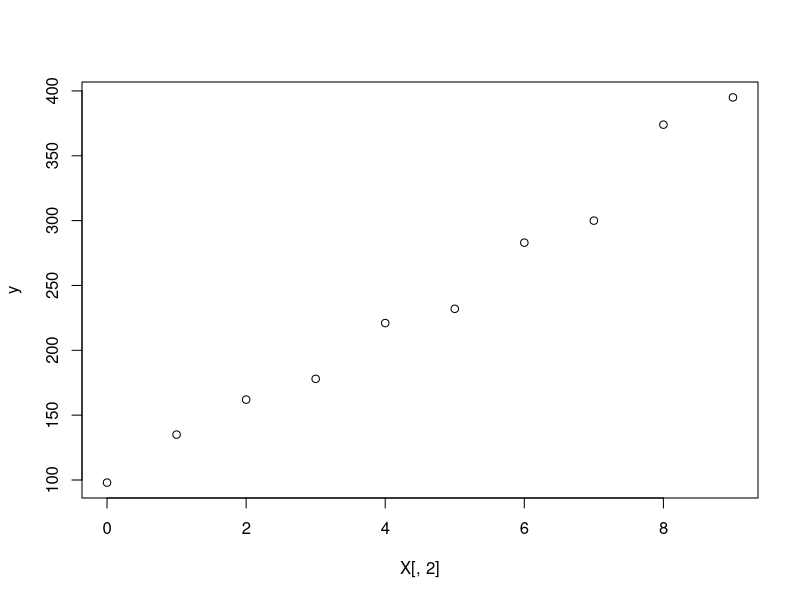
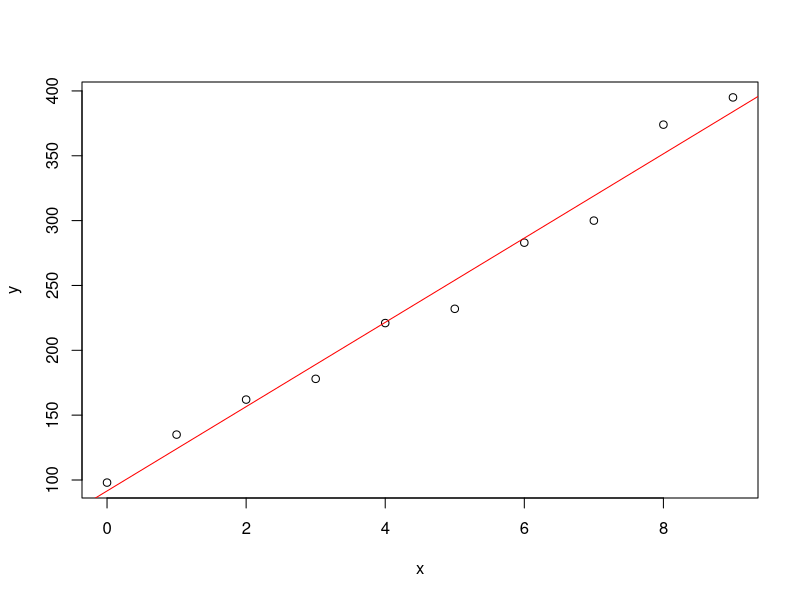
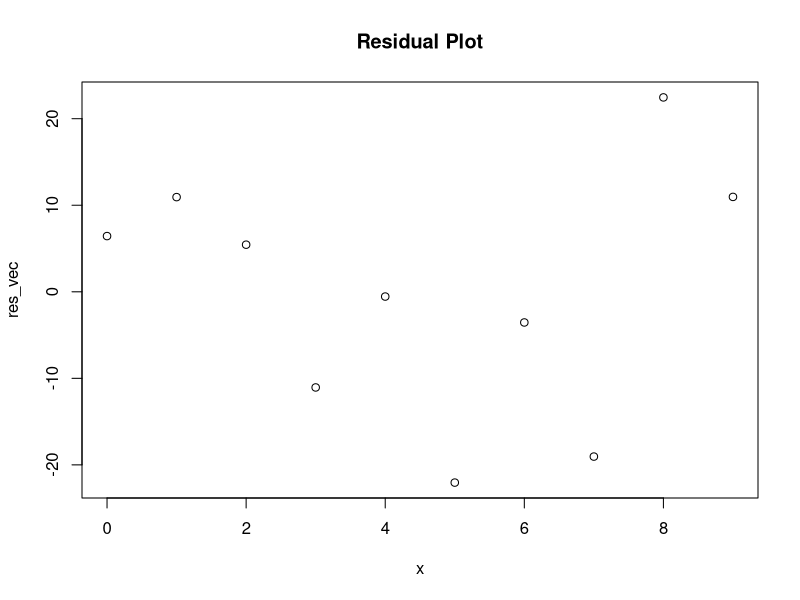
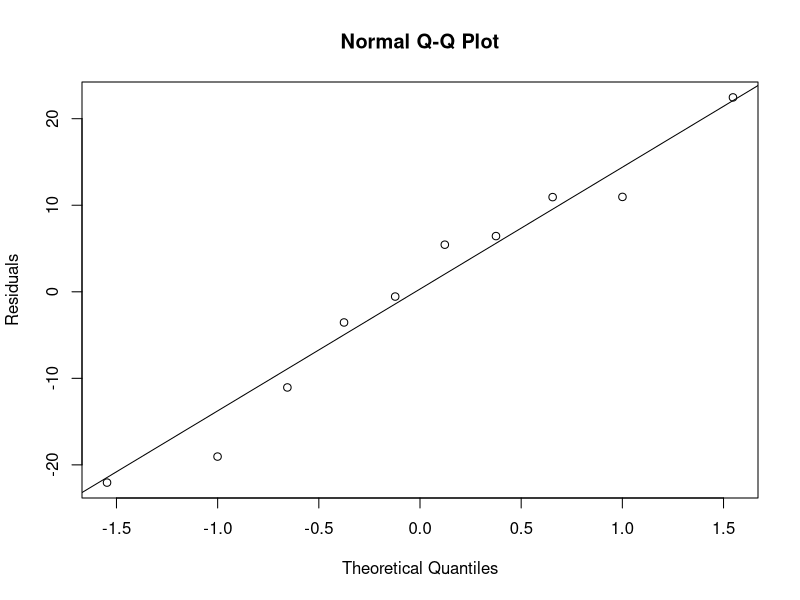

Write the R code that produced these figures, in order.
## ---- chunk 1
knitr::opts_chunk$set(echo = TRUE, tidy.opts=list(width.cutoff=60),tidy=TRUE,fig.height = 4.4, fig.width = 6, fig.align = 'center')
## ---- chunk 2
suppressPackageStartupMessages(library(knitr))
suppressPackageStartupMessages(library(formatR))
suppressPackageStartupMessages(library(tidyverse))
suppressPackageStartupMessages(library(Matrix))
suppressPackageStartupMessages(library(lmtest))
suppressPackageStartupMessages(library(car))
## ---- chunk 3
#Entering the Data
i <- c(1:10)
x <- c(0:9)
X <- cbind(rep(x = 1,10),x)
y <- c(98,135,162,178,221,232,283,300,374,395)
plot(X[,2],y)
## ---- chunk 4
#Q1
n <- length(y)
xtxi<-solve(t(X)%*%X)
beta <- xtxi%*%t(X)%*%y
vhat <- (t(y-X%*%beta)%*%(y-X%*%beta))/(n-length(xtxi[,1]))
Vbeta <- c((vhat/n)+(vhat*(mean(x)^2))/(t(x-mean(x))%*%(x-mean(x))), (vhat/(t(x-mean(x))%*%(x-mean(x)))))
SEbeta <- c(sqrt(Vbeta[1]), sqrt(Vbeta[2]))
plot(x,y)
abline(a = beta[1], b = beta[2], col="red")
y_hat <- beta[1] + x*beta[2]
res_vec <- y - y_hat
plot(x,res_vec, main = "Residual Plot")
## ---- chunk 5
sqres <- res_vec^2
delta <- xtxi%*%t(X)%*%sqres
ss_resreg <- sum((delta[1] + x*delta[2] - mean(sqres))^2)
ss_resreg_df <- length(xtxi[,1])-1
ss_reserr <- sum((sqres - delta[1] - x*delta[2])^2)
ss_reserr_df <- n - length(xtxi[,1])
bp_stat <- (ss_resreg/ss_resreg_df)/(ss_reserr/ss_reserr_df)
pf(bp_stat, ss_resreg_df, ss_reserr_df, lower.tail = F)
## ---- chunk 6
#First we divide our data into groups
res_vec_low <- subset(res_vec, res_vec <= median(res_vec))
res_vec_high <- subset(res_vec, res_vec > median(res_vec))
ng1 <- length(res_vec_low)
ng2 <- length(res_vec_high)
mrl <- median(res_vec_low)
mrh <- median(res_vec_high)
dg1 <- abs(res_vec_low - mrl)
dg2 <- abs(res_vec_high - mrh)
sbf <- (sum((dg1 - mean(dg1))^2) + sum((dg2 - mean(dg2))^2))/(n-2)
tbf <- (mean(dg1) - mean(dg2))/(sqrt(sbf)*sqrt(1/ng1 + 1/ng2))
xbf <- data.frame(cbind(as.numeric(X[,2]),as.character(rep(c(1,2), each =5))))
xbf$X1 <- as.numeric(xbf$X1)
pt(tbf,df=n-2, lower.tail = F)*2
## ---- chunk 7
dw <- sum((diff(res_vec))^2)/sum(sqres)
## ---- chunk 8
qqnorm(res_vec, ylab="Residuals")
qqline(res_vec)
## ---- chunk 9
#Importing the Shapiro-Wilk coefficients for a sample of size n = 10
a <- c(-0.5739, -0.3291, -0.2141, -0.1224, -0.0399, 0.0399, 0.1224, 0.2141, 0.3291, 0.5739)
w <- sort(res_vec)
sw <- (sum(a*(w-mean(w)))^2)/(sum((w - mean(w))^2))
## ---- chunk 10
#Entering the Data
x<-c(1,0,2,0,3,1,0,1,2,0)
X <- cbind(1,x)
y<-c(16,9,17,12,22,13,8,15,19,11)

#Q1a
n <- length(y)
xtxi<-solve(t(X)%*%X)
beta <- xtxi%*%t(X)%*%y
vhat <- (t(y-X%*%beta)%*%(y-X%*%beta))/(n-2)
Vbeta <- c((vhat/n)+(vhat*(mean(x)^2))/(t(x-mean(x))%*%(x-mean(x))), (vhat/(t(x-mean(x))%*%(x-mean(x)))))
SEbeta <- c(sqrt(Vbeta[1]), sqrt(Vbeta[2]))
## ---- chunk 11
#Q2a
#manual confint
tv<-qt(0.975,n-2)
cilow.beta1<-beta[2]-tv*SEbeta[2]
ciupp.beta1<-beta[2]+tv*SEbeta[2]
print(paste(round(cilow.beta1,2),round(ciupp.beta1,2)))
## ---- chunk 12
#we begin by sorting our data to easily identify duplicates
anv_dat <- data.frame(cbind(y,X))
anv_dat <- arrange(anv_dat, anv_dat$x)
anv_dat$y_hat <- beta[1]+beta[2]*anv_dat$x
ssr_lof <- sum((mean(anv_dat$y[anv_dat$x==0])-anv_dat$y_hat[anv_dat$x==0])^2)+sum((mean(anv_dat$y[anv_dat$x==1])-anv_dat$y_hat[anv_dat$x==1])^2)+sum((mean(anv_dat$y[anv_dat$x==2])-anv_dat$y_hat[anv_dat$x==2])^2)+sum((mean(anv_dat$y[anv_dat$x==3])-anv_dat$y_hat[anv_dat$x==3])^2)
sst_pe <- sum((mean(anv_dat$y[anv_dat$x==0])-anv_dat$y[anv_dat$x==0])^2)+sum((mean(anv_dat$y[anv_dat$x==1])-anv_dat$y[anv_dat$x==1])^2)+sum((mean(anv_dat$y[anv_dat$x==2])-anv_dat$y[anv_dat$x==2])^2)+sum((mean(anv_dat$y[anv_dat$x==3])-anv_dat$y[anv_dat$x==3])^2)
sse_anv <- sum((anv_dat$y[anv_dat$x==0]-anv_dat$y_hat[anv_dat$x==0])^2)+sum((anv_dat$y[anv_dat$x==1]-anv_dat$y_hat[anv_dat$x==1])^2)+sum((anv_dat$y[anv_dat$x==2]-anv_dat$y_hat[anv_dat$x==2])^2)+sum((anv_dat$y[anv_dat$x==3]-anv_dat$y_hat[anv_dat$x==3])^2)
fstat <- (ssr_lof/(length(unique(anv_dat$x))-length(xtxi[,1])))/(sst_pe/(n - length(unique(anv_dat$x))))
pf(fstat, (length(unique(anv_dat$x))-length(xtxi[,1])), (n - length(unique(anv_dat$x))), lower.tail = F)
## ---- chunk 13
#Q3c
xnew<-data.frame(c(2))
ynew<-beta[1]+beta[2]*xnew
alpha = 0.01
m <- 3 #no. of independent shipments
tv<-qt(1-(alpha/(2)),n-2)
varynew<-vhat*((1/n)+((xnew-mean(x)^2)/sum((x-mean(x))^2))+(1/m))
cilow.ey<-m*(ynew-tv*sqrt(varynew))
ciupp.ey<-m*(ynew+tv*sqrt(varynew))
print(paste(round(cilow.ey,2),round(ciupp.ey,2)))
## ---- chunk 14
#Q4a
anv_mat<-data.frame(matrix(NA, nrow = 2, ncol = 6))
names(anv_mat) <- c("", "Df", "Sum Sq", "Mean Sq", "F-Value", "Pr(>F)")
anv_mat[1,1]<-"x"
anv_mat[2,1]<-"Residuals"
anv_mat[1,2]<- 2-1
anv_mat[2,2]<- n-2
anv_mat[1,3]<- t(y - mean(y))%*%(y - mean(y)) - t(y-X%*%beta)%*%(y-X%*%beta)
anv_mat[2,3]<- t(y-X%*%beta)%*%(y-X%*%beta)
anv_mat[1,4]<- anv_mat[1,3]/anv_mat[1,2]
anv_mat[2,4]<- anv_mat[2,3]/anv_mat[2,2]
anv_mat[1,5]<- anv_mat[1,4]/anv_mat[2,4]
anv_mat[2,5]<- ""
anv_mat[1,6]<- 1-pf(as.numeric(anv_mat[1,5]), anv_mat[1,2], anv_mat[2,2])
anv_mat[2,6]<- ""
print(anv_mat)
## ---- chunk 15
#Q4b
C <- t(c(0,1))
A_one <- X%*%xtxi%*%t(C)%*%solve(C%*%xtxi%*%t(C))%*%C%*%xtxi%*%t(X)
Fstatistic <- (t(y)%*%A_one%*%y)/vhat
Fstar <- t(X%*%beta - mean(y))%*%(X%*%beta - mean(y))/vhat
Fcrit <- qf(0.95, 1, n-2)
Fpvalue <- 1-pf(Fstar, 1, n-2)
print(paste('pvalue =', Fpvalue, "F* =",round(Fstar,2), '> F-crit =', round(Fcrit,2)))
